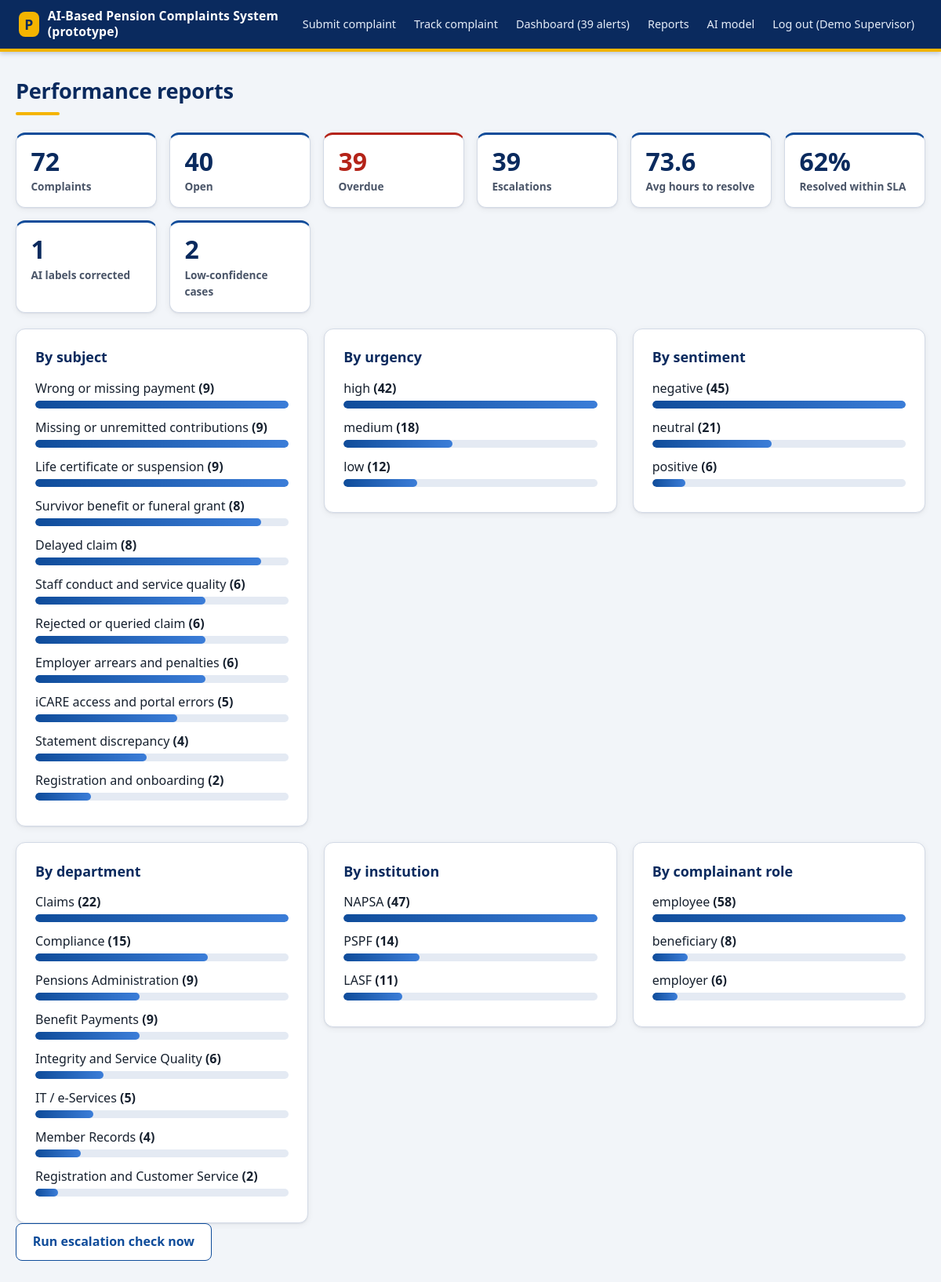
/reports (signed in), run on the app's committed database.
### tables this page shows
CREATE TABLE complainants (complainant_id INTEGER PRIMARY KEY, institution_id INTEGER, role TEXT, full_name TEXT, contact TEXT);

### app.py (the view)
@app.route('/reports')
@staff('supervisor', 'admin')
def reports():
    con = db(); run_escalations(con); n = now().strftime(FMT)
    k = dict(total=q('SELECT COUNT(*) n FROM complaints', one=True)['n'],
             open=q("SELECT COUNT(*) n FROM complaints WHERE status IN ('Assigned','In Progress','Awaiting Info','Escalated')", one=True)['n'],
             overdue=q("SELECT COUNT(*) n FROM complaints WHERE status IN ('Assigned','In Progress','Awaiting Info','Escalated') AND due_at<?", (n,), one=True)['n'],
             escalated=q('SELECT COUNT(*) n FROM escalations', one=True)['n'],
             corrections=q('SELECT COUNT(*) n FROM predictions WHERE corrected_category IS NOT NULL', one=True)['n'],
             review=q('SELECT COUNT(*) n FROM predictions WHERE needs_review=1', one=True)['n'])
    avg = q("SELECT AVG((julianday(resolved_at)-julianday(created_at))*24) h FROM complaints WHERE resolved_at IS NOT NULL", one=True)['h']
    within = q("SELECT AVG(CASE WHEN resolved_at<=due_at THEN 1.0 ELSE 0 END) r FROM complaints WHERE resolved_at IS NOT NULL", one=True)['r']
    k['avg_hours'] = round(avg, 1) if avg is not None else None; k['within_sla'] = round(within * 100) if within is not None else None
    def grp(expr, join=''): return q(f'SELECT {expr} label, COUNT(*) n FROM complaints c JOIN predictions p ON p.complaint_id=c.complaint_id {join} GROUP BY label ORDER BY n DESC')
    charts = {'By subject': [(CATEGORIES[r['label']], r['n']) for r in grp('COALESCE(p.corrected_category,p.category)')],
              'By urgency': [(r['label'], r['n']) for r in grp('COALESCE(p.corrected_urgency,p.urgency)')],
              'By sentiment': [(r['label'], r['n']) for r in grp('COALESCE(p.corrected_sentiment,p.sentiment)')],
              'By department': [(r['label'], r['n']) for r in grp('d.name', 'JOIN departments d ON d.department_id=c.department_id')],
              'By institution': [(r['label'], r['n']) for r in grp('i.code', 'JOIN complainants cm ON cm.complainant_id=c.complainant_id JOIN institutions i ON i.institution_id=cm.institution_id')],
              'By complainant role': [(r['label'], r['n']) for r in grp('cm.role', 'JOIN complainants cm ON cm.complainant_id=c.complainant_id')]}
    return render_template('reports.html', k=k, charts=charts)

### app.py (called while the page is built)
def db():
    if 'db' not in g:
        g.db = sqlite3.connect(DB_PATH); g.db.row_factory = sqlite3.Row
    return g.db

def q(sql, args=(), one=False):
    cur = db().execute(sql, args); rows = cur.fetchall()
    return (rows[0] if rows else None) if one else rows

def staff(*roles):
    def deco(f):
        @wraps(f)
        def w(*a, **k):
            if 'uid' not in session: return redirect(url_for('login', next=request.path))
            if roles and session['role'] not in roles: abort(403)
            return f(*a, **k)
        return w
    return deco

@app.context_processor
def inject():
    unread = 0
    if 'uid' in session: unread = q('SELECT COUNT(*) n FROM notifications WHERE officer_id=?', (session['uid'],), one=True)['n']
    return dict(session=session, CATEGORIES=CATEGORIES, STATUSES=STATUSES, notif_count=unread, now=now())

### PROTOTYPE/templates/reports.html
{% extends 'base.html' %}{% block content %}<h1>Performance reports</h1>
<div class="kpis"><div class="kpi"><b>{{ k.total }}</b>Complaints</div><div class="kpi"><b>{{ k.open }}</b>Open</div><div class="kpi bad"><b>{{ k.overdue }}</b>Overdue</div><div class="kpi"><b>{{ k.escalated }}</b>Escalations</div>
<div class="kpi"><b>{{ k.avg_hours if k.avg_hours is not none else '-' }}</b>Avg hours to resolve</div><div class="kpi"><b>{{ (k.within_sla ~ '%') if k.within_sla is not none else '-' }}</b>Resolved within SLA</div>
<div class="kpi"><b>{{ k.corrections }}</b>AI labels corrected</div><div class="kpi"><b>{{ k.review }}</b>Low-confidence cases</div></div>
<div class="grid2">{% for title, data in charts.items() %}<div class="card"><h2>{{ title }}</h2>{% set mx = (data|map(attribute=1)|max) if data else 1 %}{% for label, n in data %}<div>{{ label }} <b>({{ n }})</b></div><div class="bar"><i style="width:{{ (n/mx*100)|round(0) }}%"></i></div>{% endfor %}</div>{% endfor %}</div>
<form method="post" action="{{ url_for('admin_escalate') }}"><button class="alt">Run escalation check now</button></form>{% endblock %}

### PROTOTYPE/static/style.css (style rules this page uses)
:root { --navy: #0A2A5E; --blue: #0F4C9A; --blue-dark: #0B3B7A; --blue-tint: #EAF1FB; --gold: #F4B400; --gold-tint: #FFF4CC; --ink: #16202E; --muted: #4A5568; --line: #D3DAE6; --bg: #F2F5F9; --danger: #B42318; --warn: #B54708; --success: #067647; --neutral: #475467; --radius: 12px; --shadow: 0 1px 2px rgba(16, 24, 40, .06), 0 2px 8px rgba(16, 24, 40, .06); }
* { box-sizing: border-box }
html { font-size: 16px; -webkit-text-size-adjust: 100% }
body { margin: 0; background: var(--bg); color: var(--ink); font-family: "Segoe UI", system-ui, -apple-system, Calibri, Arial, sans-serif; line-height: 1.55 }
h1 { margin: .1rem 0 1.4rem; color: var(--navy); font-size: 1.7rem; line-height: 1.25; letter-spacing: -.01em }
h1::after { content: ""; display: block; width: 56px; height: 4px; margin-top: .6rem; border-radius: 2px; background: var(--gold) }
h2 { margin: .1rem 0 .8rem; color: var(--navy); font-size: 1.12rem }
.card { background: #fff; border: 1px solid var(--line); border-radius: var(--radius); padding: 1.3rem 1.5rem; margin-bottom: 1.25rem; box-shadow: var(--shadow) }
.grid2 { display: grid; grid-template-columns: repeat(auto-fit, minmax(min(100%, 340px), 1fr)); gap: 1.25rem; align-items: start }
.grid2>.card { margin-bottom: 0 }
button, .btn { display: inline-block; padding: .65rem 1.3rem; border: 1px solid var(--blue); border-radius: 8px; background: var(--blue); color: #fff; font: inherit; font-weight: 600; text-decoration: none; cursor: pointer; transition: background .15s, box-shadow .15s }
button.alt, .btn.alt { background: #fff; color: var(--blue) }
.kpis { display: grid; grid-template-columns: repeat(auto-fit, minmax(min(100%, 170px), 1fr)); gap: 1rem; margin-bottom: 1.25rem }
.kpi { padding: 1rem 1.15rem; background: #fff; border: 1px solid var(--line); border-top: 3px solid var(--blue); border-radius: var(--radius); box-shadow: var(--shadow); color: var(--muted); font-size: .85rem; font-weight: 600 }
.kpi b { display: block; margin-bottom: .15rem; color: var(--navy); font-size: 2rem; line-height: 1.15; font-weight: 700 }
.kpi.bad { border-top-color: var(--danger) }
.kpi.bad b { color: var(--danger) }
.bar { height: 10px; margin: .2rem 0 .75rem; border-radius: 999px; background: #E4EAF3; overflow: hidden }
.bar i { display: block; height: 100%; border-radius: 999px; background: linear-gradient(90deg, var(--blue), #3B7DD8) }

### data on the page
complainants: role "employee", complainant_id "58", {{ (n/mx*100)|round(0) }} 100.0 (drawn)

### other printed values
{{ notif_count }} "39"
{{ session.name }} "Demo Supervisor"
{{ k.total }} "72"
{{ k.open }} "40"
{{ k.overdue }} "39"
{{ k.escalated }} "39"
{{ k.avg_hours if k.avg_hours is not none else '-' }} "73.6"
{{ (k.within_sla ~ '%') if k.within_sla is not none else '-' }} "62%"
{{ k.corrections }} "1"
{{ k.review }} "2"
{{ title }} "By subject" "By urgency" "By sentiment" "By department" "By institution" "By complainant role"
{{ label }} "Wrong or missing payment" "Missing or unremitted contributions" "Life certificate or suspension" "Survivor benefit or funeral grant" "Delayed claim" "Staff conduct and service quality" "Rejected or queried claim" "Employer arrears and penalties" "iCARE access and portal errors" "Statement discrepancy" "Registration and onboarding" "high" "medium" "low" "negative" "neutral" "positive" "Claims" "Compliance" "Pensions Administration" "Benefit Payments" "Integrity and Service Quality" "IT / e-Services" "Member Records" "Registration and Customer Service" "NAPSA" "PSPF" "LASF" "beneficiary" "employer"
{{ n }} "9" "9" "9" "8" "8" "6" "6" "6" "5" "4" "2" "42" "18" "12" "45" "21" "6" "22" "15" "9" "9" "6" "5" "4" "2" "47" "14" "11" "8" "6"
